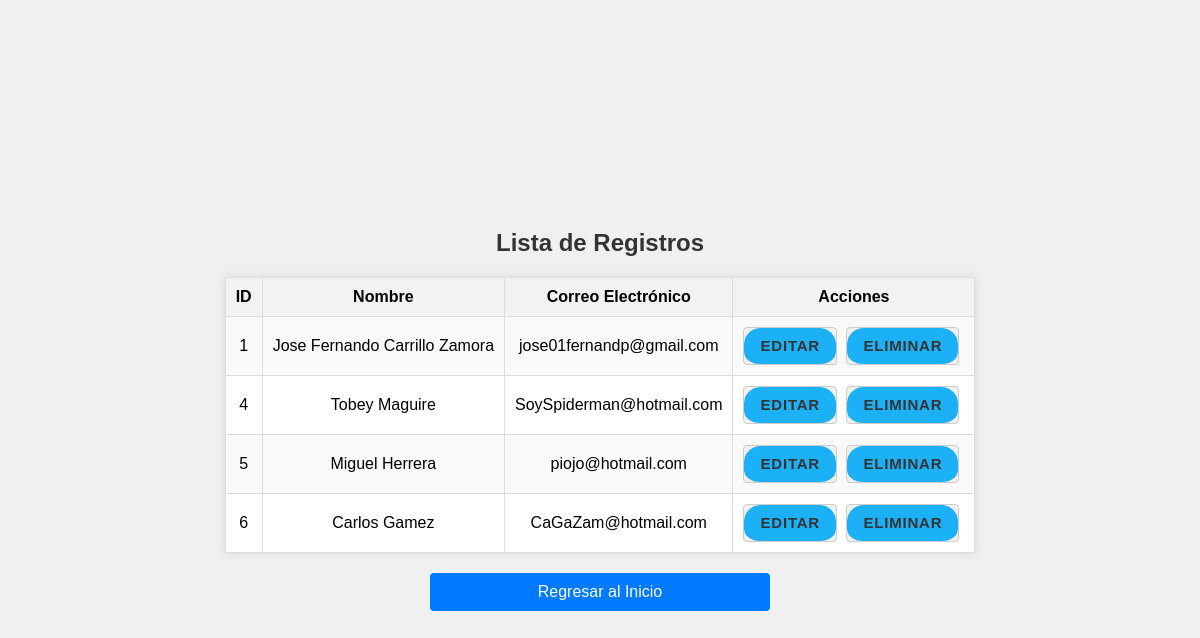
Screenshot of /leer.php with the database file from the repository.
### tables this page shows
CREATE TABLE `registros` (
  `id` int(11) NOT NULL,
  `nombre` varchar(100) NOT NULL,
  `correo_electronico` varchar(100) NOT NULL,
  `telefono` varchar(20) NOT NULL,
  `creado_en` timestamp NOT NULL DEFAULT current_timestamp()
);

### leer.php (the view, shortened to what this page needs)
<!DOCTYPE html>
<html>
<head>
    <link rel="stylesheet" type="text/css" href="css/styles.css">
</head>
<body>
    <div class="container">
        <h2>Lista de Registros</h2>
        <table>
            <tr>
                <th>ID</th>
                <th>Nombre</th>
                <th>Correo Electrónico</th>
                <th>Acciones</th>
            </tr>
            <?php
            include 'includes/db.php';
            $sql = "SELECT * FROM registros";
            $result = $conn->query($sql);
            if ($result->num_rows > 0) {
                while($row = $result->fetch_assoc()) {
                    echo "<tr>
                        <td>" . $row["id"]. "</td>
                        <td>" . $row["nombre"]. "</td>
                        <td>" . $row["correo_electronico"]. "</td>
                        <td>
                            <form action='actualizar.php' method='GET' style='display: inline;'>
                                <input type='hidden' name='id' value='" . $row["id"] . "'>
                                <button type='submit' class='btn-editar'>Editar</button>
                            </form>
                            <form action='borrar.php' method='POST' style='display: inline;'>
                                <input type='hidden' name='id' value='" . $row["id"] . "'>
                                <button type='submit' class='btn-eliminar'>Eliminar</button>
                            </form>
                        </td>
                    </tr>";
                }
            } else {
                echo "<tr><td colspan='4'>No hay registros</td></tr>";
            }
            ?>
        </table>
        <a href="index.php" class="btn-regresar">Regresar al Inicio</a>
    </div>
</body>
</html>

### css/styles.css (style rules this page uses)
body { font-family: Arial, sans-serif; margin: 20px; }
h2 { color: #333; }
form { margin-bottom: 20px; }
button { appearance: button; background-color: #1899D6; border: solid transparent; border-radius: 16px; border-width: 0 0 4px; box-sizing: border-box; color: #FFFFFF; cursor: pointer; display: inline-block; font-size: 15px; font-weight: 700; letter-spacing: .8px; line-height: 20px; margin: 0; outline: none; overflow: visible; padding: 13px 19px; text-align: center; text-transform: uppercase; touch-action: manipulation; transform: translateZ(0); transition: filter .2s; user-select: none; -webkit-user-select: none; vertical-align: middle; white-space: nowrap; }
button:after { background-clip: padding-box; background-color: #1CB0F6; border: solid transparent; border-radius: 16px; border-width: 0 0 4px; bottom: -4px; content: ""; left: 0; position: absolute; right: 0; top: 0; z-index: -1; }

### leer.php (style rules this page uses)
body { font-family: Arial, sans-serif; margin: 0; padding: 0; display: flex; justify-content: center; align-items: center; height: 100vh; background-color: #f0f0f0; }
.container { text-align: center; margin-top: 20px; max-width: 800px; padding: 20px; }
table { width: 100%; border-collapse: collapse; box-shadow: 0 0 10px rgba(0, 0, 0, 0.1); background-color: #fff; margin-bottom: 20px; }
th, td { padding: 10px; text-align: center; border: 1px solid #ddd; }
th { background-color: #f2f2f2; }
tr:nth-child(even) { background-color: #f9f9f9; }
.btn-editar, .btn-eliminar { display: inline-block; padding: 8px 16px; background-color: #f0f0f0; color: #333; border: 1px solid #ccc; border-radius: 4px; cursor: pointer; margin-right: 5px; text-decoration: none; transition: background-color 0.3s, color 0.3s, border-color 0.3s; }
.btn-regresar { display: block; margin-top: 20px; padding: 10px 20px; background-color: #007bff; color: #fff; border: none; border-radius: 4px; cursor: pointer; text-decoration: none; transition: background-color 0.3s; width: 100%; max-width: 300px; margin: auto; }

### rows the page displays
registros: id "1", nombre "Jose Fernando Carrillo Zamora", correo_electronico "jose01fernandp@gmail.com"
registros: id "4", nombre "Tobey Maguire", correo_electronico "SoySpiderman@hotmail.com"
registros: id "5", nombre "Miguel Herrera", correo_electronico "piojo@hotmail.com"
registros: id "6", nombre "Carlos Gamez", correo_electronico "CaGaZam@hotmail.com"
